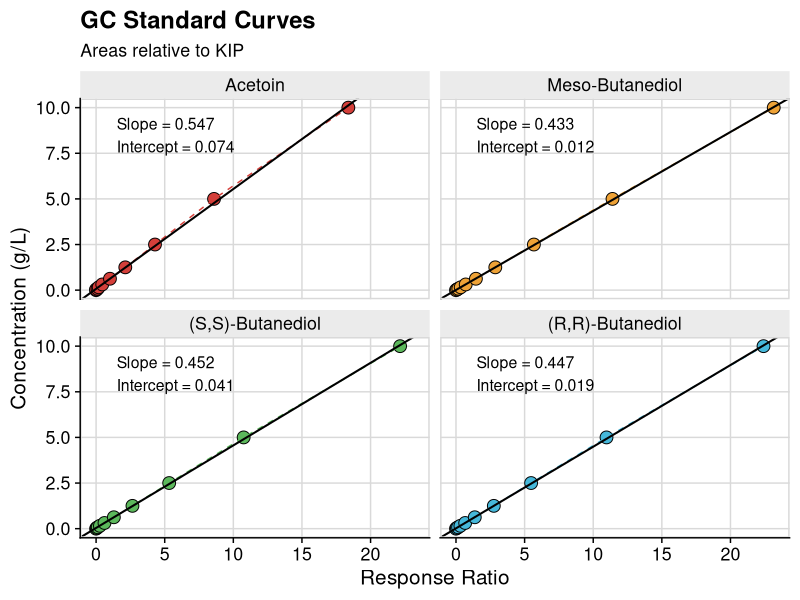

Here is the R script that generated this plot:
library(tidyverse)
library(broom)
library(cowplot)
library(ggsci)

std <- read_csv('std_areas.csv')

# calculate response ratio to KIP
# remove standards below limit of detection
# map full compound names
ratios <- tibble(sample = std$sample,
                 conc = std$conc,
                 `AC` = (std$`S-AC_area` + std$`R-AC_area`) / std$KIP_area,
                 `M-BDO` = std$`M-BDO_area` / std$KIP_area,
                 `SS-BDO` = std$`SS-BDO_area` / std$KIP_area,
                 `RR-BDO` = std$`RR-BDO_area` / std$KIP_area) %>%
    pivot_longer(-c(sample, conc), names_to='compound', values_to ='resp_ratio') %>%
    filter(!sample %in% c('STD 1', 'STD 2')) %>%
    mutate(full_compound = case_when(
        compound == 'AC' ~ 'Acetoin',
        compound == 'SS-BDO' ~ '(S,S)-Butanediol',
        compound == 'RR-BDO' ~ '(R,R)-Butanediol',
        compound == 'M-BDO' ~ 'Meso-Butanediol'
    ))

# linear regression standard curve for each compound
lr <- ratios %>%
    group_by(full_compound) %>%
    nest() %>%
    mutate(model = map(data, ~lm(conc ~ resp_ratio, data=.x)),
           tidied = map(model, tidy)) %>%  # tidy gets params, glance get fit statistics, augment gets pred
    unnest(tidied) %>%
    select(full_compound, term, estimate) %>%
    pivot_wider(names_from=term, values_from=estimate) %>%
    rename(intercept = `(Intercept)`,
           slope = resp_ratio)

# set order of facets
ratios$full_compound = factor(ratios$full_compound, levels = c('Acetoin', 'Meso-Butanediol', '(S,S)-Butanediol', '(R,R)-Butanediol'))
lr$full_compound = factor(lr$full_compound, levels = c('Acetoin', 'Meso-Butanediol', '(S,S)-Butanediol', '(R,R)-Butanediol'))

# plot standard curves
p <- ratios %>%
    ggplot(aes(x = resp_ratio, y=conc, fill=full_compound)) +
    geom_point(size=4, pch=21, color='black') +
    geom_line(linetype='dashed', aes(color=full_compound)) +
    geom_abline(data=lr, aes(intercept = intercept, slope=slope), size=0.7) +
    facet_wrap(~full_compound) +
    theme_half_open(15) +
    panel_border() +
    background_grid() +
    theme(legend.position = 'none') +
    theme(strip.background = element_rect(fill='gray92')) + 
    labs(title='GC Standard Curves', subtitle = 'Areas relative to KIP', x='Response Ratio', y = 'Concentration (g/L)') +
    scale_fill_locuszoom() +
    scale_color_locuszoom() +
    geom_text(data=lr, aes(x=1.5, y=8.5, label=sprintf('Slope = %0.3f\nIntercept = %0.3f', slope, intercept)), hjust=0, size=4)

ggsave('gc_std_curve.pdf', p, width=8)
